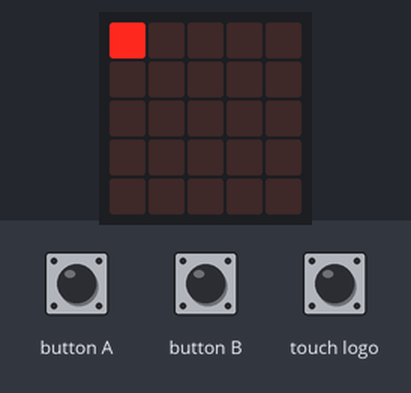
Recording of a program running on a simulated BBC micro:bit (MakeCode). On the bench: the board's 5×5 LED display. The test bench sets the inputs (shaded band).

Above: at 1.2 s.
1.3 s: touch logo pressed for 1 s
At 1.38 s:
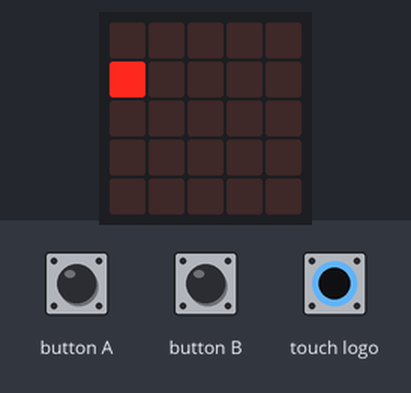
At 2.8 s:
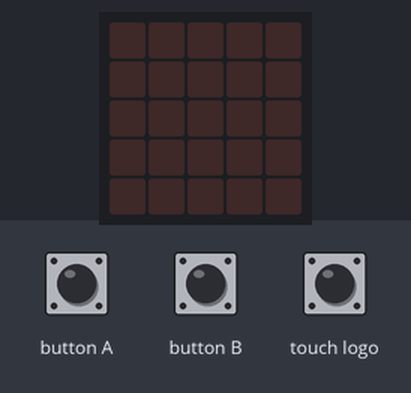
Timing chart, 0 to 4.3 s (numbered marks = the images above; inputs shaded):
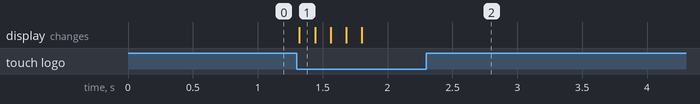

Measured:
- after the input at 1.3 s, the display: changes at once (image 1)

The program:

main.ts
```typescript
let x = 0
let y = 0
basic.forever(function () {
    if (input.buttonIsPressed(Button.B)) {
        x += 1
    }
    if (input.buttonIsPressed(Button.A)) {
        x += -1
    }
    if (x > 4) {
        x = 4
    }
    if (input.logoIsPressed()) {
        y += 1
    }
    basic.clearScreen()
    led.plot(x, y)
    basic.pause(100)
})
```

test.ts
```typescript
// aquí va el archivo "tests"; esto no se compilará cuando este paquete se utilice como una extensión.
```
